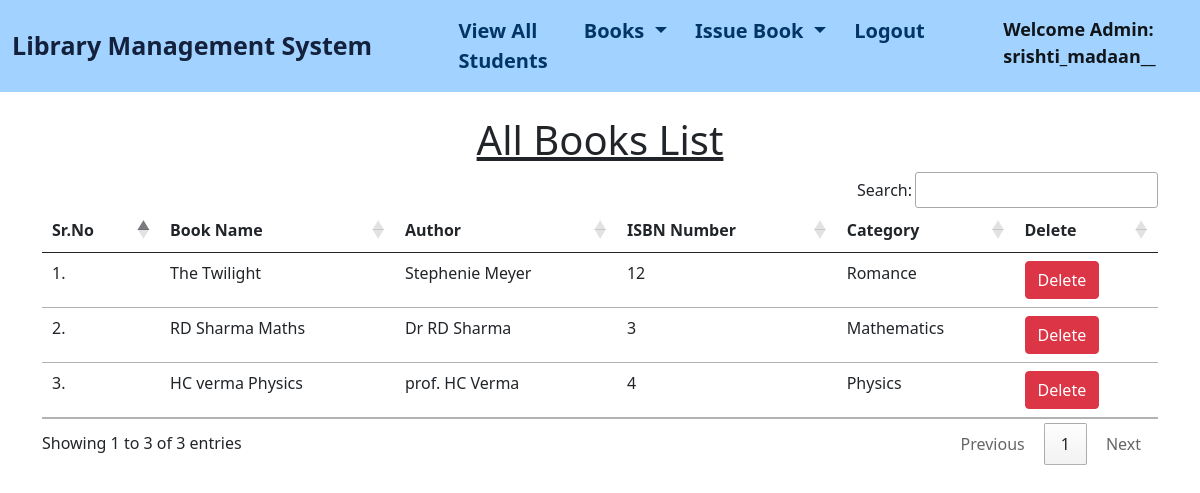
Screenshot of /view_books/ (signed in) with the database file from the repository.
### library1/models.py (models this page shows, shortened)
class Book(models.Model):
	name = models.CharField(max_length=200)
	author=models.CharField(max_length=200)
	isbn = models.PositiveIntegerField()
	category = models.CharField(max_length=50)

### library1/views.py (the view)
# urls.py: path("view_books/", views.view_books, name="view_books"),
@login_required(login_url = '/admin_login')
def view_books(request):
    books = Book.objects.all()
    return render(request, "view_books.html", {'books':books})

### templates/view_books.html (shortened to what this page needs)
{% extends 'admin_navbar.html' %}
{% load static %}
{% block body %}
<div class="container mt-4">
    <h1 class="text-center"><u>All Books List</u></h1>
    <table class="table table-hover" id="example">
        <thead>
            <tr>
                <th>Sr.No</th>
                <th>Book Name</th>
                <th>Author</th>
                <th>ISBN Number</th>
                <th>Category</th>
                <th>Delete</th>
            </tr>
        </thead>
        <tbody>
            {% for book in books %}
            <tr>
                <td>{{forloop.counter}}.</td>
                <td>{{book.name}}</td>
                <td>{{book.author}}</td>
                <td>{{book.isbn}}</td>
                <td>{{book.category}}</td>
                <td><a href="/delete_book/{{book.id}}/" class="btn btn-danger" onclick="return confirm('Are you sure you want to delete this book?')">Delete</a></td>
            </tr>
            {% endfor %}
        </tbody>
    </table>
    </div>
{% endblock %}

### templates/admin_navbar.html (shortened to what this page needs)
<!doctype html>
<html lang="en">
  <head>
    <link href="https://cdn.jsdelivr.net/npm/bootstrap@5.1.0/dist/css/bootstrap.min.css" rel="stylesheet">
    <link rel="stylesheet" href="https://cdn.datatables.net/1.10.25/css/jquery.dataTables.min.css">
    <link rel="stylesheet" href="https://cdn.datatables.net/buttons/1.7.1/css/buttons.dataTables.min.css">
  </head>
  <body>
    <nav class="navbar navbar-expand-lg navbar-light ">
        <div class="container-fluid">
          <a class="navbar-brand it1" href="#">Library Management System</a>
          <div class="collapse navbar-collapse" id="navbarSupportedContent">
            <ul class="navbar-nav me-auto mb-2 mb-lg-0">
              <li class="nav-item">
                <a class="nav-link active it" aria-current="page" href="/view_students/">View All Students</a>
              </li>
              <li class="nav-item dropdown">
                <a class="nav-link dropdown-toggle it" href="#" id="navbarDropdown" role="button" data-bs-toggle="dropdown" aria-expanded="false">
                  Books
                </a>
              </li>
              <li class="nav-item dropdown">
                <a class="nav-link dropdown-toggle it" href="#" id="navbarDropdown" role="button" data-bs-toggle="dropdown" aria-expanded="false">
                  Issue Book
                </a>
              </li>
              <li class="nav-item">
                <a class="nav-link active it" aria-current="page" href="/logout/">Logout</a>
              </li>
              <li class="nav-item">
                <a style="font-weight:600; font-family:'Segoe UI', Tahoma, Geneva, Verdana, sans-serif; font-size: large;" class="nav-link active" href="#">Welcome Admin: {{request.user}}</a>
              </li>
            </ul>
          </div>
        </div>
      </nav>
      {% block body %}
      {% endblock %}
  </body>
</html>

### templates/admin_navbar.html (style rules this page uses)
nav { background-color: #a2d2ff!important; }
.it { color: #003566!important; font-size:20px !important; font-weight: bold; }
.it1 { color:#14213d !important; font-weight: bold; font-size:25px; }

### rows the page displays
Book: name "The Twilight", author "Stephenie Meyer", isbn "12", category "Romance"
Book: name "RD Sharma Maths", author "Dr RD Sharma", isbn "3", category "Mathematics"
Book: name "HC verma Physics", author "prof. HC Verma", isbn "4", category "Physics"

### other values shown
{{ request.user }} "srishti_madaan__"
